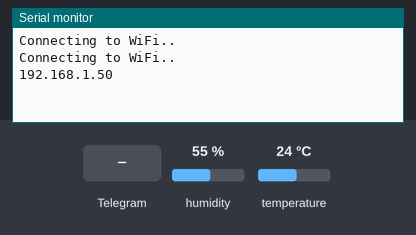
Simulated run of this sketch. Board: ESP8266 (NodeMCU). Shown: the last lines printed to the serial monitor. Inputs (shaded band) come from the test bench; at power-on: humidity 55 %, temperature 24 °C. WiFi joins after 1.5 s; servers stay silent unless stated; the local clock reads 2024-03-15 10:24:30 at power-on unless the sketch sets it.

Above: at 3.2 s.
3.3 s: Telegram message "/start" received
At 4.0 s:
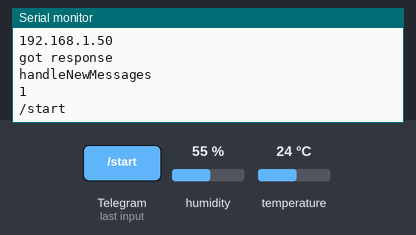
5.1 s: Telegram message "/readings" received
At 6.7 s:
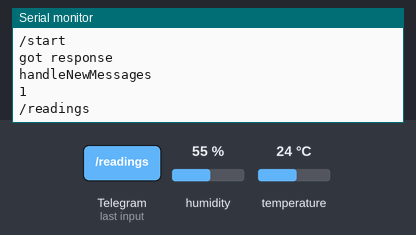

The sketch:

Telegram_notification_temperature.ino
```cpp
// (licence header left out)
#ifdef ESP32
  #include <WiFi.h>
#else
  #include <ESP8266WiFi.h>
#endif
#include <WiFiClientSecure.h>
#include <UniversalTelegramBot.h> // Universal Telegram Bot Library written by Brian Lough: https://github.com/witnessmenow/Universal-Arduino-Telegram-Bot
#include <ArduinoJson.h>
#include <Adafruit_BME280.h>
#include <Adafruit_Sensor.h>

// Replace with your network credentials
const char* ssid = "REPLACE_WITH_YOUR_SSID";
const char* password = "REPLACE_WITH_YOUR_PASSWORD";

// Use @myidbot to find out the chat ID of an individual or a group
// Also note that you need to click "start" on a bot before it can
// message you
#define CHAT_ID "XXXXXXXXXX"

// Initialize Telegram BOT
#define BOTtoken "XXXXXXXXXX:XXXXXXXXXXXXXXXXXXXXXXXXXXXXXXXXXXX"  // your Bot Token (Get from Botfather)

#ifdef ESP8266
  X509List cert(TELEGRAM_CERTIFICATE_ROOT);
#endif

WiFiClientSecure client;
UniversalTelegramBot bot(BOTtoken, client);

//Checks for new messages every 1 second.
int botRequestDelay = 1000;
unsigned long lastTimeBotRan;

// BME280 connect to ESP32 I2C (GPIO 21 = SDA, GPIO 22 = SCL)
// BME280 connect to ESP8266 I2C (GPIO 4 = SDA, GPIO 5 = SCL)
Adafruit_BME280 bme;

// Get BME280 sensor readings and return them as a String variable
String getReadings(){
  float temperature, humidity;
  temperature = bme.readTemperature();
  humidity = bme.readHumidity();
  String message = "Temperature: " + String(temperature) + " ºC \n";
  message += "Humidity: " + String (humidity) + " % \n";
  return message;
}

//Handle what happens when you receive new messages
void handleNewMessages(int numNewMessages) {
  Serial.println("handleNewMessages");
  Serial.println(String(numNewMessages));

  for (int i=0; i<numNewMessages; i++) {
    // Chat id of the requester
    String chat_id = String(bot.messages[i].chat_id);
    if (chat_id != CHAT_ID){
      bot.sendMessage(chat_id, "Unauthorized user", "");
      continue;
    }

    // Print the received message
    String text = bot.messages[i].text;
    Serial.println(text);

    String from_name = bot.messages[i].from_name;

    if (text == "/start") {
      String welcome = "Welcome, " + from_name + ".\n";
      welcome += "Use the following command to get current readings.\n\n";
      welcome += "/readings \n";
      bot.sendMessage(chat_id, welcome, "");
    }

    if (text == "/readings") {
      String readings = getReadings();
      bot.sendMessage(chat_id, readings, "");
    }
  }
}

void setup() {
  Serial.begin(115200);

  #ifdef ESP8266
    configTime(0, 0, "pool.ntp.org");      // get UTC time via NTP
    client.setTrustAnchors(&cert); // Add root certificate for api.telegram.org
  #endif

  // Init BME280 sensor
  if (!bme.begin(0x76)) {
    Serial.println("Could not find a valid BME280 sensor, check wiring!");
    while (1);
  }

  // Connect to Wi-Fi
  WiFi.mode(WIFI_STA);
  WiFi.begin(ssid, password);
  #ifdef ESP32
    client.setCACert(TELEGRAM_CERTIFICATE_ROOT); // Add root certificate for api.telegram.org
  #endif
  while (WiFi.status() != WL_CONNECTED) {
    delay(1000);
    Serial.println("Connecting to WiFi..");
  }
  // Print ESP32 Local IP Address
  Serial.println(WiFi.localIP());
}

void loop() {
  if (millis() > lastTimeBotRan + botRequestDelay)  {
    int numNewMessages = bot.getUpdates(bot.last_message_received + 1);

    while(numNewMessages) {
      Serial.println("got response");
      handleNewMessages(numNewMessages);
      numNewMessages = bot.getUpdates(bot.last_message_received + 1);
    }
    lastTimeBotRan = millis();
  }
}
```

Measured:
- after the input at 3.3 s, the serial monitor: prints a new line after 0.30 s (image 1)
- after the input at 5.1 s, the serial monitor: prints a new line after 0.41 s (image 2)
